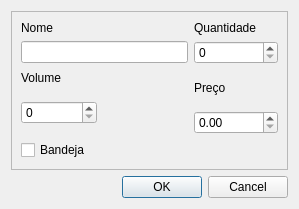
<?xml version="1.0" encoding="UTF-8"?>
<ui version="4.0">
 <class>Bebida</class>
 <widget class="QDialog" name="Bebida">
  <property name="geometry">
   <rect>
    <x>0</x>
    <y>0</y>
    <width>299</width>
    <height>209</height>
   </rect>
  </property>
  <property name="minimumSize">
   <size>
    <width>0</width>
    <height>0</height>
   </size>
  </property>
  <property name="maximumSize">
   <size>
    <width>460</width>
    <height>220</height>
   </size>
  </property>
  <property name="baseSize">
   <size>
    <width>240</width>
    <height>440</height>
   </size>
  </property>
  <property name="windowTitle">
   <string>Dialog</string>
  </property>
  <layout class="QGridLayout" name="gridLayout_2">
   <item row="0" column="0" colspan="2">
    <widget class="QFrame" name="frame">
     <property name="frameShape">
      <enum>QFrame::StyledPanel</enum>
     </property>
     <property name="frameShadow">
      <enum>QFrame::Raised</enum>
     </property>
     <layout class="QGridLayout" name="gridLayout">
      <item row="0" column="0">
       <widget class="QLabel" name="nome_label">
        <property name="text">
         <string>Nome</string>
        </property>
       </widget>
      </item>
      <item row="0" column="2">
       <widget class="QLabel" name="quantidade_label">
        <property name="text">
         <string>Quantidade</string>
        </property>
       </widget>
      </item>
      <item row="1" column="0" colspan="2">
       <widget class="QLineEdit" name="nome_lineEdit">
        <property name="maxLength">
         <number>30</number>
        </property>
       </widget>
      </item>
      <item row="1" column="2">
       <widget class="QSpinBox" name="quantidade_spinBox">
        <property name="maximum">
         <number>99999</number>
        </property>
       </widget>
      </item>
      <item row="2" column="0">
       <widget class="QLabel" name="volume_label">
        <property name="text">
         <string>Volume</string>
        </property>
       </widget>
      </item>
      <item row="2" column="2" rowspan="2">
       <widget class="QLabel" name="preco_label">
        <property name="text">
         <string>Preço</string>
        </property>
       </widget>
      </item>
      <item row="3" column="0" rowspan="2">
       <widget class="QSpinBox" name="volume_spinBox">
        <property name="maximum">
         <number>99999</number>
        </property>
       </widget>
      </item>
      <item row="4" column="2">
       <widget class="QDoubleSpinBox" name="preco_spinBox">
        <property name="maximum">
         <double>9999.989999999999782</double>
        </property>
       </widget>
      </item>
      <item row="5" column="0">
       <widget class="QCheckBox" name="bandeja_checkBox">
        <property name="text">
         <string>Bandeja</string>
        </property>
       </widget>
      </item>
      <item row="5" column="1" colspan="2">
       <spacer name="horizontalSpacer_2">
        <property name="orientation">
         <enum>Qt::Horizontal</enum>
        </property>
        <property name="sizeHint" stdset="0">
         <size>
          <width>175</width>
          <height>17</height>
         </size>
        </property>
       </spacer>
      </item>
     </layout>
    </widget>
   </item>
   <item row="1" column="0">
    <spacer name="horizontalSpacer">
     <property name="orientation">
      <enum>Qt::Horizontal</enum>
     </property>
     <property name="sizeHint" stdset="0">
      <size>
       <width>112</width>
       <height>20</height>
      </size>
     </property>
    </spacer>
   </item>
   <item row="1" column="1">
    <widget class="QDialogButtonBox" name="buttonBox">
     <property name="standardButtons">
      <set>QDialogButtonBox::Cancel|QDialogButtonBox::Ok</set>
     </property>
    </widget>
   </item>
  </layout>
 </widget>
 <resources/>
 <connections/>
</ui>
